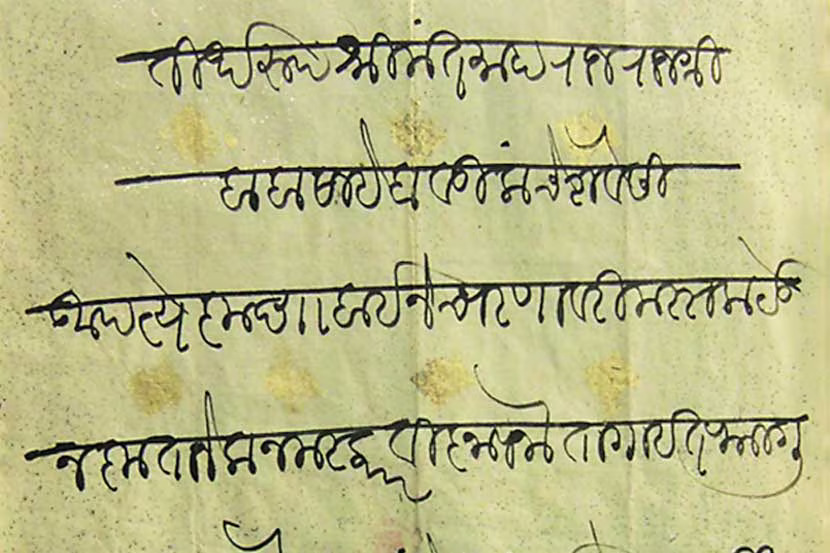
#> input picture images_raw/example1.jpg, 830 x 553 px
$ python preprocess.py --input ../images_raw/example1.jpg
#> lines starting #> are read from the running program, lines starting #| are printed output that depends on the picture; after the words box and inside, x2 and y2 are one past the last pixel; in counts of white or black regions, pixels touching at a corner belong together
"""
End-to-end preprocessing for archaic Modi script document images.

Reference:
Historic Scripts to Modern Vision (Kausadikar et al., 2025)

Pipeline implemented from the paper's dataset preprocessing section:
1) Grayscale conversion
2) Noise removal (bilateral filter, kernel size ~3)
3) Adaptive Gaussian thresholding
4) Deskewing

This script accepts a raw image path and writes a preprocessed image.
"""

from __future__ import annotations

import argparse
from dataclasses import dataclass
from pathlib import Path
from typing import Tuple

import cv2
import numpy as np


@dataclass
class PreprocessConfig:
    bilateral_d: int = 5
    bilateral_sigma_color: int = 100
    bilateral_sigma_space: int = 100
    adaptive_block_size: int = 61
    adaptive_c: int = 21
    final_black_text: bool = True

    # Remove tiny connected components (paper dots/speckles) after binarization.
    min_component_area: int = 100
    min_component_height: int = 10
    min_component_width: int = 7

    # Keep only components that look like "ink" in the original grayscale.
    # Lower value => stricter (keeps only very dark strokes).
    ink_mean_max: int = 50
    min_foreground_pixels_for_deskew: int = 500


def _validate_odd(value: int, name: str) -> int:
    if value % 2 == 0 or value <= 1:
        raise ValueError(f"{name} must be an odd integer > 1, got {value}")
    return value


def load_image(image_path: str) -> np.ndarray:
#> called with image_path = '../images_raw/example1.jpg'
    image = cv2.imread(image_path, cv2.IMREAD_COLOR)
#> image is the input picture: shape (553, 830, 3); mean B, G, R 137.4, 186.5, 187.7
    if image is None:
        raise FileNotFoundError(f"Could not read image at: {image_path}")
    return image


def to_grayscale(image_bgr: np.ndarray) -> np.ndarray:
    return cv2.cvtColor(image_bgr, cv2.COLOR_BGR2GRAY)
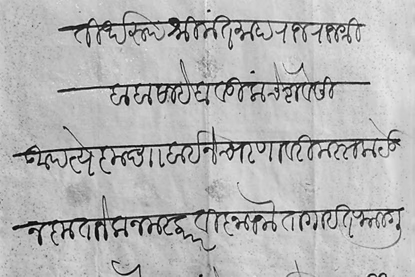
#> returned value: shape (553, 830) (shown at 1/2 size); min 0, max 254, mean 181.3


def remove_noise(gray: np.ndarray, cfg: PreprocessConfig) -> np.ndarray:
    return cv2.bilateralFilter(
        gray,
        d=cfg.bilateral_d,
        sigmaColor=cfg.bilateral_sigma_color,
        sigmaSpace=cfg.bilateral_sigma_space,
    )


def adaptive_gaussian_threshold(denoised: np.ndarray, cfg: PreprocessConfig) -> np.ndarray:
    block_size = _validate_odd(cfg.adaptive_block_size, "adaptive_block_size")
    binary = cv2.adaptiveThreshold(
        denoised,
        255,
        cv2.ADAPTIVE_THRESH_GAUSSIAN_C,
        cv2.THRESH_BINARY,
        block_size,
        cfg.adaptive_c,
    )
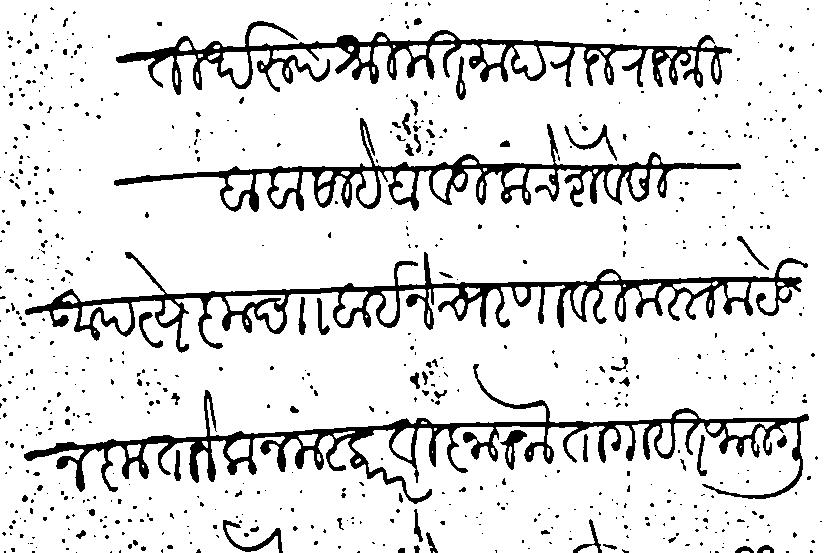
#> binary: shape (553, 830); 88% white; 689 black regions (608 under 20 px), largest, box (x1, y1, x2, y2) and area: (24, 364, 809, 504) 13584, (25, 252, 808, 353) 12619, (116, 21, 732, 95) 10194
    # Paper visuals usually show dark text on light background; enforce if requested.
    if cfg.final_black_text and np.mean(binary) < 127:
        binary = 255 - binary
    return binary


def remove_speckle_components(binary: np.ndarray, cfg: PreprocessConfig) -> np.ndarray:
    """
    Remove tiny isolated components created by aged-paper artifacts.

    Strategy:
    - Invert so foreground (text + noise) is white.
    - Run connected-components.
    - Keep components likely to be real strokes:
      * area >= min_component_area, OR
      * component has at least minimal stroke-like height+width.
    """
    inv = 255 - binary
    n_labels, labels, stats, _ = cv2.connectedComponentsWithStats(inv, connectivity=8)
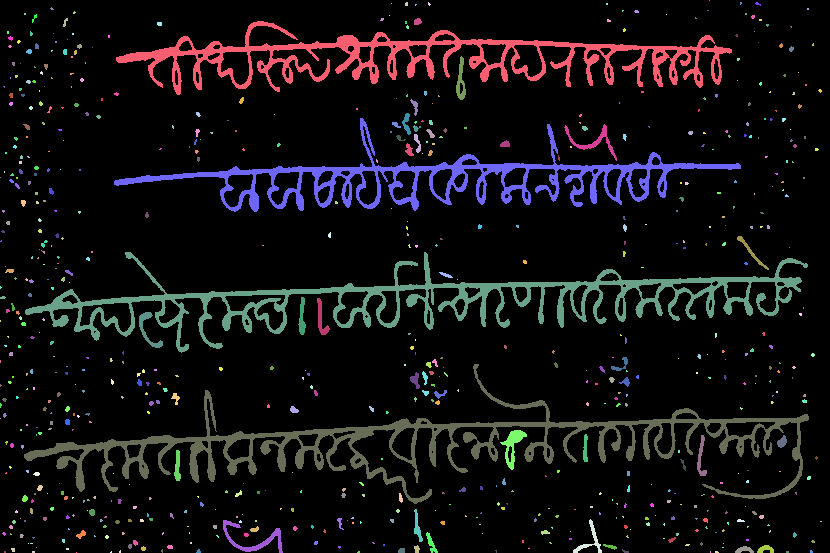
#> labels: shape (553, 830) int32; 690 distinct labels, from 0 to 689; one colour per label, 0 black
#> n_labels = 690; stats = 690 rows, first 6: [0, 0, 830, 553, 404049], [709, 0, 1, 1, 1], [391, 3, 1, 1, 1], [405, 2, 3, 4, 11], [428, 2, 3, 4, 7], [606, 3, 2, 2, 4]
    cleaned_inv = np.zeros_like(inv)

    for idx in range(1, n_labels):  # skip background
        x = stats[idx, cv2.CC_STAT_LEFT]
        y = stats[idx, cv2.CC_STAT_TOP]
        w = stats[idx, cv2.CC_STAT_WIDTH]
        h = stats[idx, cv2.CC_STAT_HEIGHT]
        area = stats[idx, cv2.CC_STAT_AREA]

        keep = (
            area >= cfg.min_component_area
            or (h >= cfg.min_component_height and w >= cfg.min_component_width)
        )
        if keep:
            cleaned_inv[labels == idx] = 255
#> this loop made 689 passes
#> (x, y, w, h, area, keep) on passes 22, 24, 27: (63, 18, 5, 9, 23, True), (414, 18, 8, 7, 44, True), (116, 21, 616, 74, 10194, True)
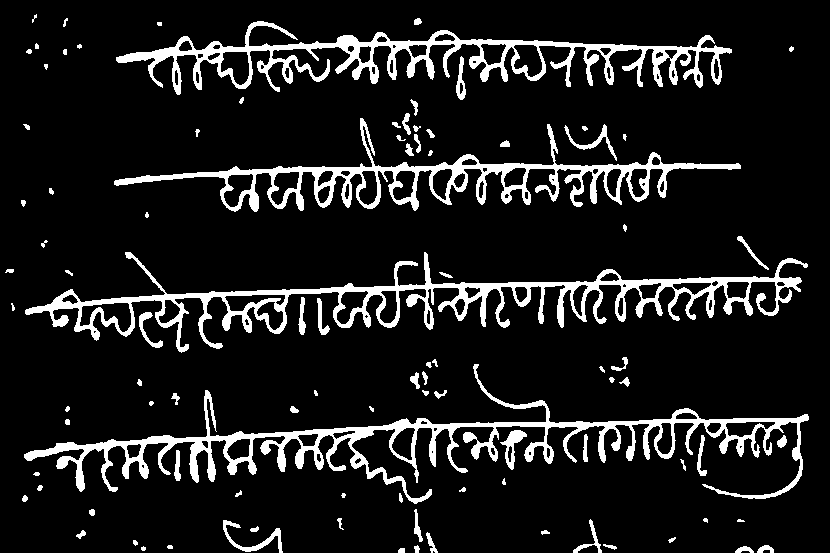
#> cleaned_inv: shape (553, 830); 11.1% white; 96 white regions (15 under 20 px), largest, box (x1, y1, x2, y2) and area: (24, 364, 809, 504) 13584, (25, 252, 808, 353) 12619, (116, 21, 732, 95) 10194

    return 255 - cleaned_inv


# [21 lines left out: function keep_only_ink_components, not called in this run]


def estimate_skew_hpp(binary: np.ndarray, max_angle: float = 45.0, step: float = 0.5) -> float:
    """
    Estimates deskew angle by maximizing Horizontal Projection Profile variance.
    """
#> called with max_angle = 45, step = 0.5
    # Foreground must be white (255) for projection
    fg = 255 - binary

    # Scale down for speed if large
    h, w = fg.shape[:2]
    if w > 1000:
        scale = 1000.0 / w
        new_w, new_h = int(w * scale), int(h * scale)
        fg = cv2.resize(fg, (new_w, new_h), interpolation=cv2.INTER_AREA)
        h, w = fg.shape[:2]

    center = (w / 2.0, h / 2.0)
    best_angle = 0.0
    max_variance = -1.0

    for angle in np.arange(-max_angle, max_angle + step, step):
        matrix = cv2.getRotationMatrix2D(center, angle, 1.0)
        rotated = cv2.warpAffine(fg, matrix, (w, h), flags=cv2.INTER_NEAREST, borderMode=cv2.BORDER_CONSTANT, borderValue=0)
        hpp = np.sum(rotated, axis=1)
        var = np.var(hpp)
        if var > max_variance:
            max_variance = var
            best_angle = angle
#> this loop made 181 passes
#> (var, max_variance) on passes 1, 3, 4, 5, 6, 7, 13, 14: (49352344.7, 49352344.7), (50234890.5, 50234890.5), (51038221.6, 51038221.6), (51924113.7, 51924113.7), (56765308.3, 56765308.3), (58971868.6, 58971868.6), (59555817.6, 59555817.6), (61979015.8, 61979015.8)
#> pass 1, in estimate_skew_hpp, `rotated = cv2.warpAffine(fg, matrix, (w, h), flags=cv2.INTER_NEAREST, ..`:
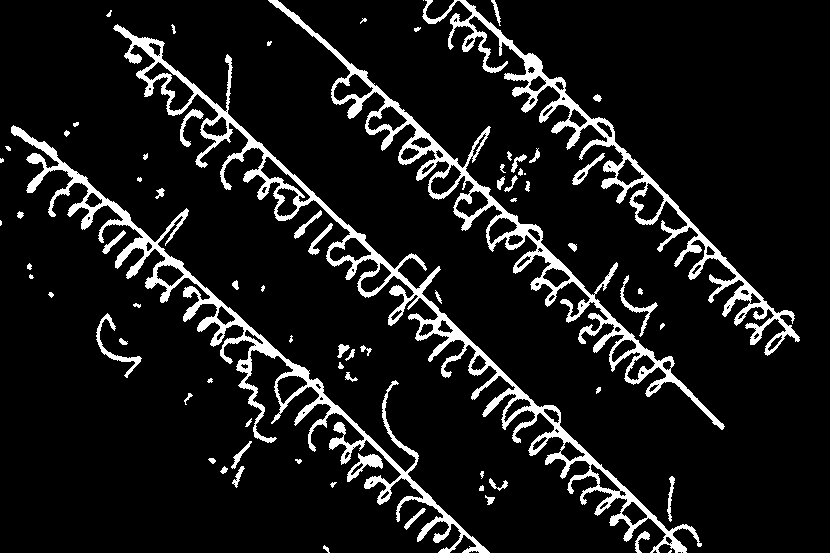
#> rotated: shape (553, 830); 9.8% white; 75 white regions (11 under 20 px), largest, box (x1, y1, x2, y2) and area: (113, 24, 702, 553) 12385, (11, 125, 490, 553) 10726, (268, 0, 725, 430) 9003
#> pass 3, in estimate_skew_hpp, `rotated = cv2.warpAffine(fg, matrix, (w, h), flags=cv2.INTER_NEAREST, ..`:
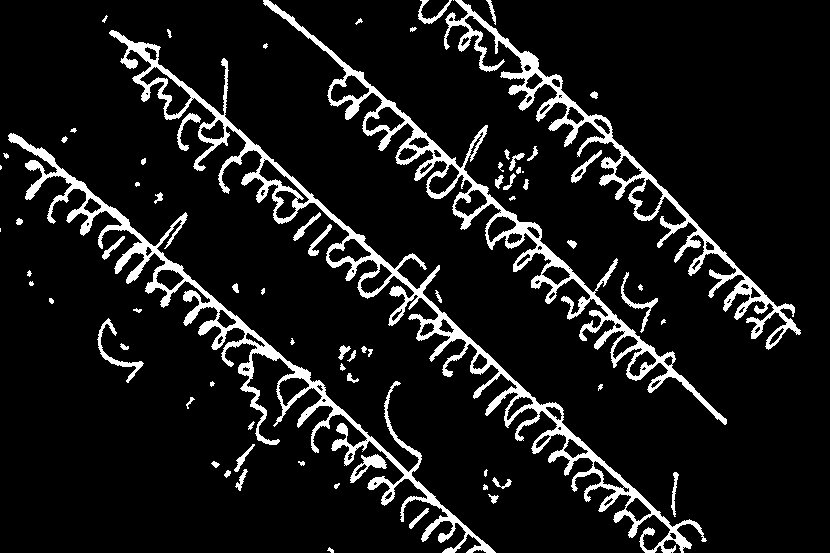
#> rotated: shape (553, 830); 9.8% white; 75 white regions (10 under 20 px), largest, box (x1, y1, x2, y2) and area: (109, 30, 707, 553) 12567, (8, 133, 496, 553) 10759, (263, 0, 727, 425) 9017

    return float(best_angle)


def deskew(binary: np.ndarray, angle_deg: float) -> np.ndarray:
#> called with angle_deg = -1.5
    if abs(angle_deg) < 0.1:
        return binary

    h, w = binary.shape[:2]
    center: Tuple[float, float] = (w / 2.0, h / 2.0)
    matrix = cv2.getRotationMatrix2D(center, angle_deg, 1.0)
    rotated = cv2.warpAffine(
        binary,
        matrix,
        (w, h),
        flags=cv2.INTER_CUBIC,
        borderMode=cv2.BORDER_CONSTANT,
        borderValue=255,
    )
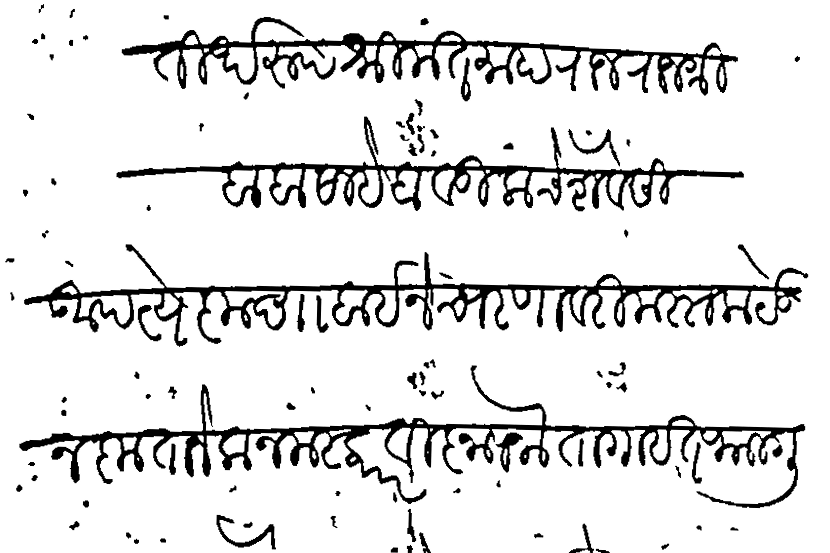
#> rotated: shape (553, 830); min 0, max 255, mean 226.8
    return rotated


def preprocess_image_array(image_bgr: np.ndarray, cfg: PreprocessConfig | None = None, return_intermediates: bool = False) -> np.ndarray | tuple[np.ndarray, dict[str, np.ndarray]]:
    cfg = cfg or PreprocessConfig()
    gray = to_grayscale(image_bgr)
    denoised = remove_noise(gray, cfg)
    binary = adaptive_gaussian_threshold(denoised, cfg)
    cleaned = remove_speckle_components(binary, cfg)
    ink_only = cleaned

    angle = estimate_skew_hpp(ink_only)
    deskewed = deskew(ink_only, angle)

    if return_intermediates:
        intermediates = {
            "grayscale": gray,
            "denoised": denoised,
            "binary": binary,
            "cleaned": cleaned,
            "deskewed": deskewed,
        }
        return deskewed, intermediates

    return deskewed


def preprocess_image_file(
    input_path: str,
    output_path: str | None = None,
    cfg: PreprocessConfig | None = None,
) -> str:
    cfg = cfg or PreprocessConfig()
    image = load_image(input_path)
    processed = preprocess_image_array(image, cfg)

    in_path = Path(input_path)
    if output_path is None:
        output_path = str(in_path.with_name(f"{in_path.stem}_preprocessed.png"))

    out_path = Path(output_path)
    out_path.parent.mkdir(parents=True, exist_ok=True)
    ok = cv2.imwrite(str(out_path), processed)
    if not ok:
        raise IOError(f"Failed to write preprocessed image to: {out_path}")
    return str(out_path)


def _build_arg_parser() -> argparse.ArgumentParser:
    parser = argparse.ArgumentParser(
        description="Preprocess archaic Modi script image."
    )
    parser.add_argument("--input", required=True, help="Path to raw input image")
    parser.add_argument("--output", default=None, help="Path to save preprocessed image")
    parser.add_argument(
        "--block-size",
        type=int,
        default=35,
        help="Adaptive threshold block size (odd integer > 1)",
    )
    parser.add_argument(
        "--c",
        type=int,
        default=11,
        help="Adaptive threshold constant C",
    )
    parser.add_argument(
        "--min-component-area",
        type=int,
        default=18,
        help="Minimum connected-component area to keep",
    )
    parser.add_argument(
        "--ink-mean-max",
        type=int,
        default=170,
        help="Max mean grayscale intensity for a foreground component to be kept (lower=stricter)",
    )
    return parser


def main() -> None:
    parser = _build_arg_parser()
    args = parser.parse_args()

    cfg = PreprocessConfig(
        adaptive_block_size=args.block_size,
        adaptive_c=args.c,
        min_component_area=args.min_component_area,
        ink_mean_max=args.ink_mean_max,
    )
    out = preprocess_image_file(args.input, args.output, cfg)
    print(f"Saved preprocessed image: {out}")


if __name__ == "__main__":
    main()

$ run again, on images_raw/example3.jpg
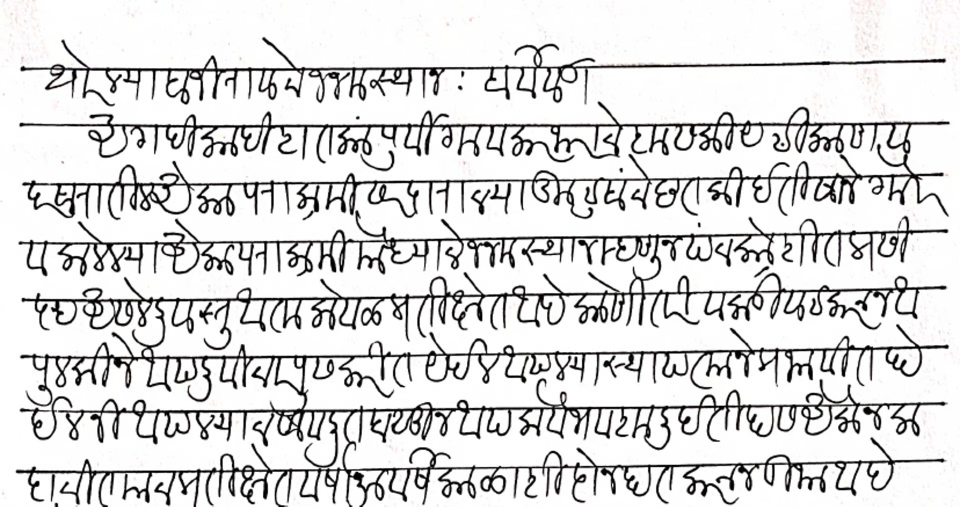
#> input picture images_raw/example3.jpg, 1920 x 1013 px (shown at 1/2 size)
#> in load_image, image is the input picture: shape (1013, 1920, 3); mean B, G, R 218.2, 218.2, 218.5
#> binary: shape (1013, 1920); 83.9% white; 137 black regions (96 under 20 px), largest, box (x1, y1, x2, y2) and area: (31, 421, 1898, 1013) 201533, (38, 202, 1900, 441) 77130, (40, 74, 1892, 213) 27366
#> in remove_speckle_components, `n_labels, labels, stats, _ = cv2.connectedComponentsWithStats(inv, con..`:
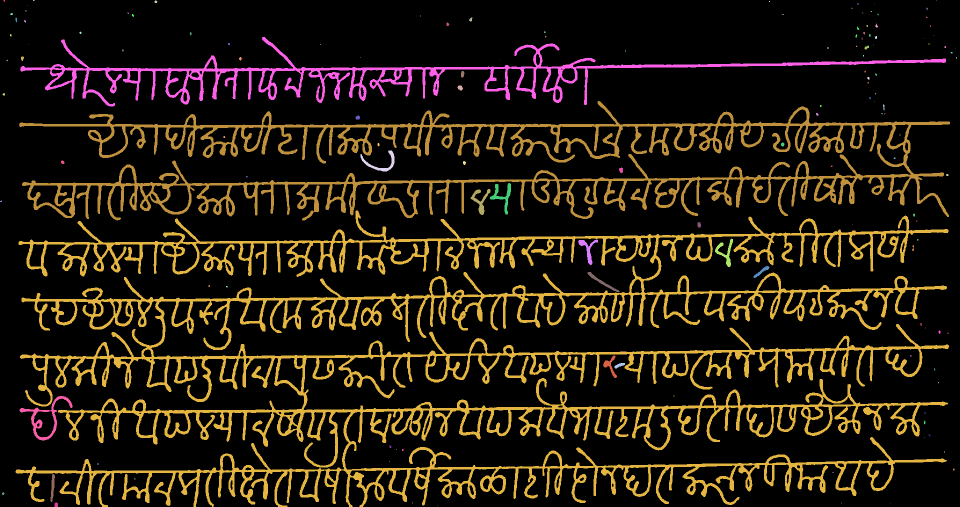
#> labels: shape (1013, 1920) int32 (shown at 1/2 size); 138 distinct labels, from 0 to 137; one colour per label, 0 black
#> n_labels = 138; stats = 138 rows, first 6: [0, 0, 1920, 1013, 1631110], [7, 0, 3, 3, 9], [66, 0, 3, 2, 6], [309, 1, 6, 5, 23], [1872, 0, 1, 1, 1], [1538, 2, 2, 2, 4]
#> the loop in remove_speckle_components, `for idx in range(1, n_labels):` made 137 passes
#> (x, y, w, h, area, keep) on passes 3, 21, 22, 24, 25, 28, 38, 39: (309, 1, 6, 5, 23, True), (31, 35, 3, 10, 25, True), (938, 35, 7, 8, 36, True), (893, 45, 6, 7, 30, True), (1751, 47, 5, 8, 24, True), (1714, 53, 5, 7, 21, True), (1750, 72, 4, 6, 20, True), (40, 74, 1852, 139, 27366, True)
#> the loop in estimate_skew_hpp, `for angle in np.arange(-max_angle, max_angle + step, step):` made 181 passes
#> (var, max_variance) on passes 1, 2, 4, 5, 6, 7, 8, 9: (17720841.6, 17720841.6), (20148467.5, 20148467.5), (20349681.3, 20349681.3), (21580657.5, 21580657.5), (22247413, 22247413), (23266576.1, 23266576.1), (26221694, 26221694), (27773418.1, 27773418.1)
#> in deskew, `rotated = cv2.warpAffine( binary, matrix, (w, h), flags=cv2.INTER_CUBI..`:
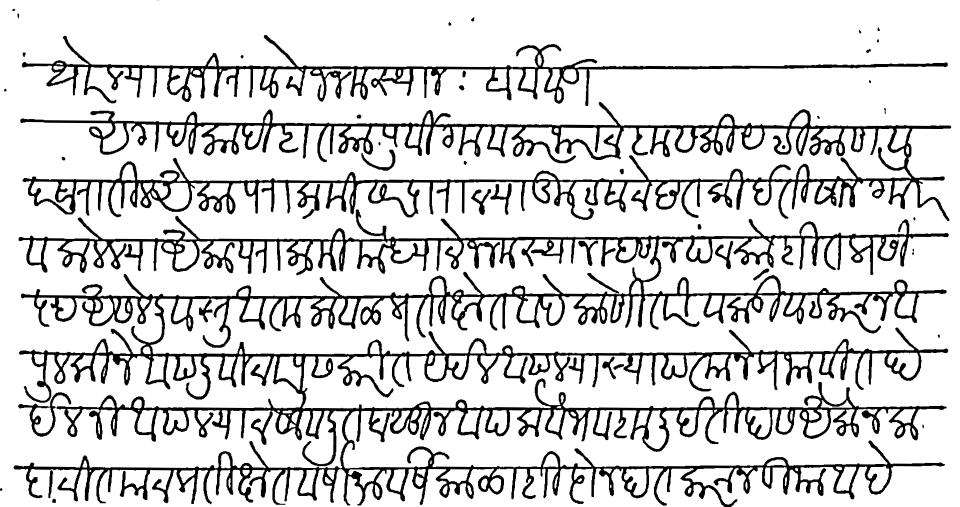
#> rotated: shape (1013, 1920) (shown at 1/2 size); min 0, max 255, mean 214
